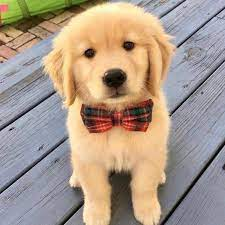
#> input picture Camara/perrito.jpg, 225 x 225 px, given in place of the camera
$ python camPruebas.py
#> lines starting #> are read from the running program, lines starting #| are printed output that depends on the picture; after the words box and inside, x2 and y2 are one past the last pixel; in counts of white or black regions, pixels touching at a corner belong together
#> further down, frame is the input picture: shape (225, 225, 3); mean B, G, R 138.2, 153.7, 170.8
import cv2
import numpy as np

totalCuadrados = 0

def detect_shapes(image):

    global totalCuadrados

    # Convertir la imagen a escala de grises
    gray = cv2.cvtColor(image, cv2.COLOR_BGR2GRAY)
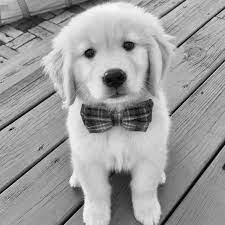
#> gray: shape (225, 225); min 0, max 250, mean 157

    # Aplicar umbralización adaptativa
    _, thresh = cv2.threshold(gray, 0, 255, cv2.THRESH_BINARY_INV + cv2.THRESH_OTSU)
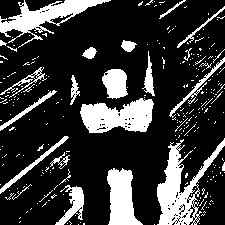
#> thresh: shape (225, 225); 21.8% white; 276 white regions (253 under 20 px)

    # Encontrar contornos en la imagen umbralizada
    contours, _ = cv2.findContours(thresh, cv2.RETR_EXTERNAL, cv2.CHAIN_APPROX_SIMPLE)
#> contours = 274 contours, 257 with area under 20; largest, box (x1, y1, x2, y2) and area: (157, 138, 225, 225) 2160, (80, 98, 154, 133) 1716, (0, 0, 111, 48) 1524, (107, 168, 143, 225) 1237, (102, 69, 128, 99) 546

    detected_shapes = []
    for contour in contours:
        # Aproximar la forma del contorno a una forma más simple
        epsilon = 0.04 * cv2.arcLength(contour, True)
        approx = cv2.approxPolyDP(contour, epsilon, True)

        # Determinar el tipo de forma
        sides = len(approx)
        shape = ""
        if sides == 4:
            # Calcular el rectángulo delimitador para verificar si es un cuadrado
            x, y, w, h = cv2.boundingRect(approx)
            aspect_ratio = float(w) / h
            if 0.95 <= aspect_ratio <= 1.05:
                shape = "Cuadrado"

        elif sides == 5:
            shape = "Pentágono"

        # Si se detecta una forma, dibujar su contorno en la imagen original
        if shape:
            detected_shapes.append((shape, contour))
            totalCuadrados += 1
            print("Cuadrado", totalCuadrados)
#> this loop made 274 passes
#> (contour, epsilon, approx, sides, shape, x, y, w) on passes 12, 23: ([[204, 211], [203, 212], [204, 211], [205, 212]], 0.226, [[205, 212], [204, 211], [203, 212], [204, 211]], 4, '', 203, 211, 3), ([[211, 200], [210, 201], [211, 200], [212, 201]], 0.226, [[212, 201], [211, 200], [210, 201], [211, 200]], 4, '', 210, 200, 3)
#> (epsilon, approx, sides, shape, x, y, w, h) on passes 4, 7, 21, 39, 43: (0.16, [[83, 223], [83, 224], [84, 224], [84, 223]], 4, 'Cuadrado', 83, 223, 2, 2), (0.339, [[69, 221], [71, 223], [70, 224], [71, 223]], 4, '', 69, 221, 3, 4), (0.476, [[46, 202], [42, 206], [44, 204], [45, 204]], 4, 'Cuadrado', 42, 202, 5, 5), (0.419, [[57, 185], [54, 188], [54, 189], [54, 188]], 4, '', 54, 185, 4, 5), (0.25, [[187, 182], [185, 184], [186, 183], [187, 183]], 4, 'Cuadrado', 185, 182, 3, 3)
#| Cuadrado 1
#| Cuadrado 2
#| Cuadrado 3
#| Cuadrado 4
#| Cuadrado 5
#| Cuadrado 6
#| Cuadrado 7
#| Cuadrado 8
#> (further printed lines are left out)
#> after the loop, detected_shapes = 18 items; totalCuadrados = 18

    # Dibujar contornos de formas detectadas en la imagen original
    for shape, contour in detected_shapes:
        cv2.drawContours(image, [contour], -1, (0, 255, 0), 2)
#> this loop made 18 passes
#> (shape, contour) on passes 1, 7, 10, 11: ('Cuadrado', [[83, 223], [83, 224], [84, 224], [84, 223]]), ('Cuadrado', [[187, 182], [185, 184], [186, 183], [187, 183]]), ('Cuadrado', [[191, 117], [188, 120], [189, 120], [189, 119]]), ('Cuadrado', [[177, 113], [178, 114], [178, 115], [179, 115]])
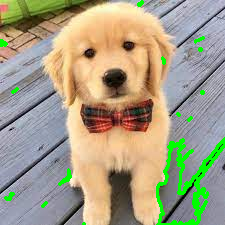
#> image: shape (225, 225, 3); 4.08% of pixels changed, all inside (x1, y1, x2, y2) = (0, 0, 225, 225)

    return image

# Inicializar la cámara
cap = cv2.VideoCapture(0)

while True:
    ret, frame = cap.read()

    if ret:
        # Detectar formas en la imagen
        detected_frame = detect_shapes(frame)

        # Mostrar el fotograma con formas detectadas
        cv2.imshow("Detected Shapes", detected_frame)

    # Romper el bucle si se presiona la tecla 'q'
    if cv2.waitKey(1) & 0xFF == ord('q'):
#> (key q is pressed here)
        break

# Liberar la cámara y cerrar todas las ventanas
cap.release()
cv2.destroyAllWindows()
